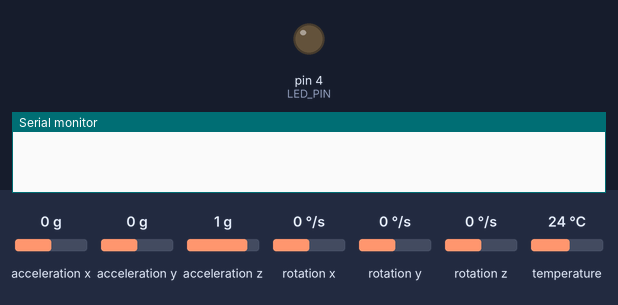
Simulated run of this sketch. Board: Arduino Uno, built with avr-gcc and run on an emulated ATmega328P. Shown: output pins drawn as LEDs (lit = HIGH), the last lines printed to the serial monitor. The test bench sets the inputs (shaded band); at power-on: rotation x 0 °/s, acceleration x 0 g, acceleration y 0 g, acceleration z 1 g, rotation y 0 °/s, rotation z 0 °/s, temperature 24 °C.

Above: at 1.2 s.
1.3 s: rotation x set to -192 °/s
3.6 s: rotation x set to 34 °/s
6.6 s: rotation x set to 41 °/s
At 8.1 s:
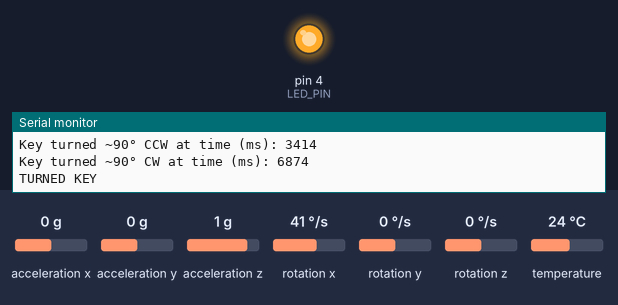
Timing chart, 0 to 11.4 s (numbered marks = the images above; inputs shaded):
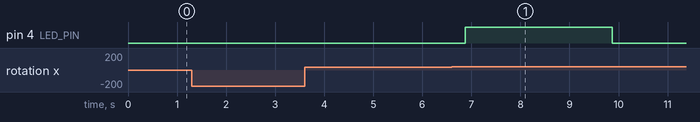

Measured:
- the behaviour switches between 37 and 38 °/s on rotation x (found by bisection; images 0 and 1)
- after the input at 3.6 s, every drawn part: stays the same

The sketch:

Key_Turning_Detector.ino
```cpp
#include <Adafruit_MPU6050.h>
#include <Adafruit_Sensor.h>
#include <Wire.h>

Adafruit_MPU6050 mpu;

float angleX = 0.0, angleY = 0.0, angleZ = 0.0;
unsigned long lastTime = 0;
unsigned long time90CW = 0;  // Timestamp for 90° clockwise
unsigned long time90CCW = 0; // Timestamp for 90° counterclockwise
const int LED_PIN = 4;  // Change to the pin where your LED is connected

void setup() {

  Serial.begin(115200);
  while (!Serial) { delay(10); }
  pinMode(LED_PIN, OUTPUT);  // Set LED pin as output


  if (!mpu.begin()) {
    Serial.println("Failed to find MPU6050 chip");
    while (1) { delay(10); }
  }

  mpu.setAccelerometerRange(MPU6050_RANGE_16_G);
  mpu.setGyroRange(MPU6050_RANGE_250_DEG);
  mpu.setFilterBandwidth(MPU6050_BAND_21_HZ);

  lastTime = millis();
}

void loop() {
  sensors_event_t accel, gyro, temp;
  mpu.getEvent(&accel, &gyro, &temp);

  // Calculate delta time in seconds
  unsigned long currentTime = millis();
  float deltaTime = (currentTime - lastTime) / 1000.0;
  lastTime = currentTime;

  // Convert rad/s to deg/s
  float gyroXDegPerSec = gyro.gyro.x * (180.0 / M_PI);
  float gyroYDegPerSec = gyro.gyro.y * (180.0 / M_PI);
  float gyroZDegPerSec = gyro.gyro.z * (180.0 / M_PI);

  // Integrate to get angles
  angleX += gyroXDegPerSec * deltaTime;
  angleY += gyroYDegPerSec * deltaTime;
  angleZ += gyroZDegPerSec * deltaTime;

  // Check for ~90° rotation in X-axis
  if (angleX > 80.0) {
    if (fabs(angleY) < 30.0 && fabs(angleZ) < 30.0) {
      time90CW = millis(); // Store time of CW turn
      Serial.print("Key turned ~90° CW at time (ms): ");
      Serial.println(time90CW);
    }
    angleX = 0;
    angleY = 0;
    angleZ = 0;
  }
  else if (angleX < -80.0) {
    if (fabs(angleY) < 30.0 && fabs(angleZ) < 30.0) {
      time90CCW = millis(); // Store time of CCW turn
      Serial.print("Key turned ~90° CCW at time (ms): ");
      Serial.println(time90CCW);
    }
    angleX = 0;
    angleY = 0;
    angleZ = 0;
  }

  // Ensure both timestamps are valid before checking
  if (time90CW > 0 && time90CCW > 0) {
    float timeDifference = (time90CW > time90CCW) ? (time90CW - time90CCW) / 1000.0 : (time90CCW - time90CW) / 1000.0;

    if (timeDifference < 5.0) {
      Serial.println("TURNED KEY");
      time90CW = 0;  // Reset timestamps after detection
      time90CCW = 0;
      digitalWrite(LED_PIN, HIGH); // Turn on LED
      delay(3000); // Keep LED on for 3 seconds
      digitalWrite(LED_PIN, LOW);  // Turn off LED

    }
  }

  delay(10);
}
```
